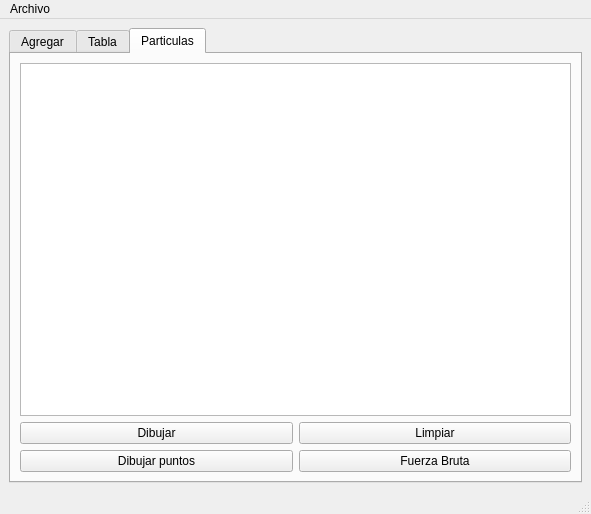
<?xml version="1.0" encoding="UTF-8"?>
<ui version="4.0">
 <class>MainWindow</class>
 <widget class="QMainWindow" name="MainWindow">
  <property name="geometry">
   <rect>
    <x>0</x>
    <y>0</y>
    <width>591</width>
    <height>513</height>
   </rect>
  </property>
  <property name="windowTitle">
   <string>MainWindow</string>
  </property>
  <widget class="QWidget" name="centralwidget">
   <layout class="QGridLayout" name="gridLayout_3">
    <item row="0" column="0">
     <widget class="QTabWidget" name="tabWidget">
      <property name="currentIndex">
       <number>2</number>
      </property>
      <widget class="QWidget" name="tab">
       <attribute name="title">
        <string>Agregar</string>
       </attribute>
       <layout class="QGridLayout" name="gridLayout_2">
        <item row="0" column="0">
         <widget class="QGroupBox" name="groupBox">
          <property name="title">
           <string>Particulas</string>
          </property>
          <layout class="QGridLayout" name="gridLayout">
           <item row="3" column="0">
            <widget class="QLabel" name="label_3">
             <property name="text">
              <string>Origen Y</string>
             </property>
            </widget>
           </item>
           <item row="8" column="0">
            <widget class="QLabel" name="label_8">
             <property name="text">
              <string>Blue</string>
             </property>
            </widget>
           </item>
           <item row="3" column="1">
            <widget class="QSpinBox" name="OrigenY_spinBox">
             <property name="maximum">
              <number>999</number>
             </property>
            </widget>
           </item>
           <item row="1" column="0">
            <widget class="QLabel" name="label0">
             <property name="text">
              <string>Origen X</string>
             </property>
            </widget>
           </item>
           <item row="7" column="0">
            <widget class="QLabel" name="label_7">
             <property name="text">
              <string>Green</string>
             </property>
            </widget>
           </item>
           <item row="5" column="0">
            <widget class="QLabel" name="label_5">
             <property name="text">
              <string>Destino Y</string>
             </property>
            </widget>
           </item>
           <item row="4" column="1">
            <widget class="QSpinBox" name="DestinoX_spinBox">
             <property name="maximum">
              <number>255</number>
             </property>
            </widget>
           </item>
           <item row="12" column="0" colspan="2">
            <widget class="QPushButton" name="OrdenarID">
             <property name="text">
              <string>Ordenar ID</string>
             </property>
            </widget>
           </item>
           <item row="8" column="1">
            <widget class="QSpinBox" name="Blue_spinBox"/>
           </item>
           <item row="11" column="0" colspan="2">
            <widget class="QPushButton" name="Mostrar">
             <property name="text">
              <string>Mostrar</string>
             </property>
            </widget>
           </item>
           <item row="4" column="0">
            <widget class="QLabel" name="label_4">
             <property name="text">
              <string>Destino X</string>
             </property>
            </widget>
           </item>
           <item row="6" column="1">
            <widget class="QSpinBox" name="Red_spinBox"/>
           </item>
           <item row="7" column="1">
            <widget class="QSpinBox" name="Green_spinBox"/>
           </item>
           <item row="0" column="0">
            <widget class="QLabel" name="label">
             <property name="text">
              <string>ID:</string>
             </property>
            </widget>
           </item>
           <item row="5" column="1">
            <widget class="QSpinBox" name="DestinoY_spinBox">
             <property name="maximum">
              <number>255</number>
             </property>
            </widget>
           </item>
           <item row="9" column="0" colspan="2">
            <widget class="QPushButton" name="Agregar_Inicio">
             <property name="text">
              <string>Agregar al inicio</string>
             </property>
            </widget>
           </item>
           <item row="10" column="0" colspan="2">
            <widget class="QPushButton" name="Agregar_final">
             <property name="text">
              <string>Agregar al final</string>
             </property>
            </widget>
           </item>
           <item row="1" column="1">
            <widget class="QSpinBox" name="OrigenX_spinBox">
             <property name="maximum">
              <number>999</number>
             </property>
            </widget>
           </item>
           <item row="6" column="0">
            <widget class="QLabel" name="label_2">
             <property name="text">
              <string>Red</string>
             </property>
            </widget>
           </item>
           <item row="13" column="0" colspan="2">
            <widget class="QPushButton" name="OrdenarDistancia">
             <property name="text">
              <string>Ordenar Distancia</string>
             </property>
            </widget>
           </item>
           <item row="0" column="1">
            <widget class="QSpinBox" name="ID_spinBox">
             <property name="maximum">
              <number>999</number>
             </property>
            </widget>
           </item>
          </layout>
         </widget>
        </item>
        <item row="0" column="1">
         <widget class="QPlainTextEdit" name="Print"/>
        </item>
       </layout>
      </widget>
      <widget class="QWidget" name="tab_2">
       <attribute name="title">
        <string>Tabla</string>
       </attribute>
       <layout class="QGridLayout" name="gridLayout_4">
        <item row="1" column="3">
         <widget class="QPushButton" name="view_button">
          <property name="text">
           <string>Mostrar</string>
          </property>
         </widget>
        </item>
        <item row="0" column="0" colspan="4">
         <widget class="QTableWidget" name="table"/>
        </item>
        <item row="2" column="2">
         <widget class="QPushButton" name="OrdenarDistancia2">
          <property name="text">
           <string>Ordenar Distancia</string>
          </property>
         </widget>
        </item>
        <item row="1" column="2">
         <widget class="QPushButton" name="search_button">
          <property name="text">
           <string>Buscar</string>
          </property>
         </widget>
        </item>
        <item row="1" column="0" colspan="2">
         <widget class="QLineEdit" name="search_line">
          <property name="placeholderText">
           <string>ID de la particula</string>
          </property>
         </widget>
        </item>
        <item row="2" column="3">
         <widget class="QPushButton" name="OrdenarID2">
          <property name="text">
           <string>Ordenar ID</string>
          </property>
         </widget>
        </item>
       </layout>
      </widget>
      <widget class="QWidget" name="tab_3">
       <attribute name="title">
        <string>Particulas</string>
       </attribute>
       <layout class="QGridLayout" name="gridLayout_5">
        <item row="1" column="0">
         <widget class="QPushButton" name="Dibujar">
          <property name="text">
           <string>Dibujar</string>
          </property>
         </widget>
        </item>
        <item row="0" column="0" colspan="2">
         <widget class="QGraphicsView" name="graphicsView"/>
        </item>
        <item row="1" column="1">
         <widget class="QPushButton" name="Limpiar">
          <property name="text">
           <string>Limpiar</string>
          </property>
         </widget>
        </item>
        <item row="2" column="0">
         <widget class="QPushButton" name="DPuntos">
          <property name="text">
           <string>Dibujar puntos</string>
          </property>
         </widget>
        </item>
        <item row="2" column="1">
         <widget class="QPushButton" name="FBruta">
          <property name="text">
           <string>Fuerza Bruta</string>
          </property>
         </widget>
        </item>
       </layout>
      </widget>
     </widget>
    </item>
   </layout>
  </widget>
  <widget class="QMenuBar" name="menubar">
   <property name="geometry">
    <rect>
     <x>0</x>
     <y>0</y>
     <width>591</width>
     <height>21</height>
    </rect>
   </property>
   <widget class="QMenu" name="menuArchivo">
    <property name="title">
     <string>Archivo</string>
    </property>
    <addaction name="actionAbrir"/>
    <addaction name="actionGuardar"/>
   </widget>
   <addaction name="menuArchivo"/>
  </widget>
  <widget class="QStatusBar" name="statusbar"/>
  <action name="actionAbrir">
   <property name="text">
    <string>Abrir</string>
   </property>
   <property name="shortcut">
    <string>Ctrl+O</string>
   </property>
  </action>
  <action name="actionGuardar">
   <property name="text">
    <string>Guardar</string>
   </property>
   <property name="shortcut">
    <string>Ctrl+D</string>
   </property>
  </action>
 </widget>
 <resources/>
 <connections/>
</ui>
